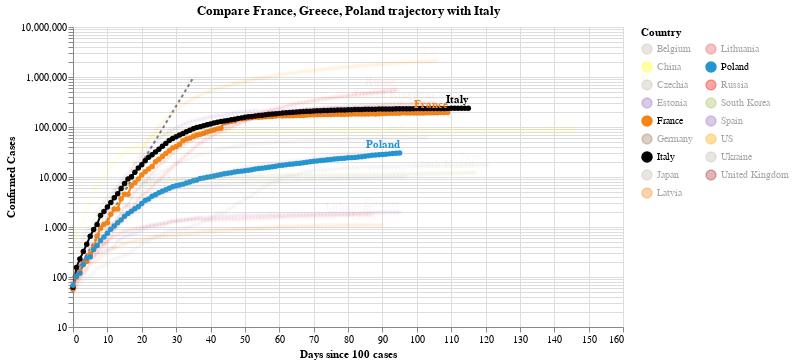

Notebook cell for this chart:
### Code cell
#hide_input
chart2 = make_since_chart(dff2, ['France', 'Greece', 'Poland'], baseline_countries)
chart2

### Figure 1 — Vega-Lite specification as saved in the notebook (floating-point values rounded to 4 significant figures; data arrays with more than 128 entries replaced by an {"elided": "..."} marker saying what was removed)
{"config": {"view": {"continuousWidth": 400, "continuousHeight": 300}}, "layer": [{"data": {"name": "data-628230001892d6798b50651be41d1b3e"}, "mark": {"type": "line", "color": "black", "opacity": 0.5, "strokeDash": [3, 3]}, "encoding": {"x": {"type": "quantitative", "field": "Days since 100 cases"}, "y": {"type": "quantitative", "field": "Confirmed Cases"}}}, {"data": {"name": "data-dfe93763bc710deb71c23627bb362ad5"}, "mark": {"type": "line", "point": true}, "encoding": {"color": {"type": "nominal", "field": "Country", "legend": {"columns": 2}, "scale": {"domain": ["Belgium", "China", "Czechia", "Estonia", "France", "Germany", "Italy", "Japan", "Latvia", "Lithuania", "Poland", "Russia", "South Korea", "Spain", "US", "Ukraine", "United Kingdom"], "range": ["#C1B7AD", "yellow", "#C1B7AD", "#9467bd", "#F58518", "#9D755D", "black", "#C1B7AD", "#F58518", "#E45756", "#2495D3", "red", "#A1BA59", "#9467bd", "orange", "#C1B7AD", "brown"]}}, "opacity": {"condition": {"value": 1, "selection": "selector005"}, "value": 0.05}, "tooltip": [{"type": "nominal", "field": "Country"}, {"type": "temporal", "field": "Date"}, {"type": "quantitative", "field": "Confirmed Cases"}, {"type": "quantitative", "field": "Days since 100 cases"}], "x": {"type": "quantitative", "field": "Days since 100 cases"}, "y": {"type": "quantitative", "field": "Confirmed Cases", "scale": {"type": "log"}}}, "selection": {"selector005": {"type": "multi", "fields": ["Country"], "bind": "legend", "init": [{"Country": "France"}, {"Country": "Greece"}, {"Country": "Poland"}, {"Country": "Italy"}]}}, "width": 550}, {"data": {"name": "data-dfe93763bc710deb71c23627bb362ad5"}, "mark": {"type": "text", "align": "right", "dy": -8, "fontWeight": "bold"}, "encoding": {"color": {"type": "nominal", "field": "Country", "legend": {"columns": 2}, "scale": {"domain": ["Belgium", "China", "Czechia", "Estonia", "France", "Germany", "Italy", "Japan", "Latvia", "Lithuania", "Poland", "Russia", "South Korea", "Spain", "US", "Ukraine", "United Kingdom"], "range": ["#C1B7AD", "yellow", "#C1B7AD", "#9467bd", "#F58518", "#9D755D", "black", "#C1B7AD", "#F58518", "#E45756", "#2495D3", "red", "#A1BA59", "#9467bd", "orange", "#C1B7AD", "brown"]}}, "opacity": {"condition": {"value": 1, "selection": "selector005"}, "value": 0.05}, "text": {"type": "nominal", "field": "Country"}, "tooltip": [{"type": "nominal", "field": "Country"}, {"type": "temporal", "field": "Date"}, {"type": "quantitative", "field": "Confirmed Cases"}, {"type": "quantitative", "field": "Days since 100 cases"}], "x": {"type": "quantitative", "field": "Days since 100 cases"}, "y": {"type": "quantitative", "field": "Confirmed Cases", "scale": {"type": "log"}}}, "transform": [{"filter": "(datum['Date'] >= 1592265600000)"}], "width": 550}], "title": "Compare France, Greece, Poland trajectory with Italy", "$schema": "https://vega.github.io/schema/vega-lite/v4.0.2.json", "datasets": {"data-628230001892d6798b50651be41d1b3e": [{"Days since 100 cases": 0, "Confirmed Cases": 100.0}, {"Days since 100 cases": 1, "Confirmed Cases": 130.0}, {"Days since 100 cases": 2, "Confirmed Cases": 169.0}, {"Days since 100 cases": 3, "Confirmed Cases": 219.7}, {"Days since 100 cases": 4, "Confirmed Cases": 285.6}, {"Days since 100 cases": 5, "Confirmed Cases": 371.3}, {"Days since 100 cases": 6, "Confirmed Cases": 482.7}, {"Days since 100 cases": 7, "Confirmed Cases": 627.5}, {"Days since 100 cases": 8, "Confirmed Cases": 815.7}, {"Days since 100 cases": 9, "Confirmed Cases": 1060.0}, {"Days since 100 cases": 10, "Confirmed Cases": 1379.0}, {"Days since 100 cases": 11, "Confirmed Cases": 1792.0}, {"Days since 100 cases": 12, "Confirmed Cases": 2330.0}, {"Days since 100 cases": 13, "Confirmed Cases": 3029.0}, {"Days since 100 cases": 14, "Confirmed Cases": 3937.0}, {"Days since 100 cases": 15, "Confirmed Cases": 5119.0}, {"Days since 100 cases": 16, "Confirmed Cases": 6654.0}, {"Days since 100 cases": 17, "Confirmed Cases": 8650.0}, {"Days since 100 cases": 18, "Confirmed Cases": 11250.0}, {"Days since 100 cases": 19, "Confirmed Cases": 14620.0}, {"Days since 100 cases": 20, "Confirmed Cases": 19000.0}, {"Days since 100 cases": 21, "Confirmed Cases": 24710.0}, {"Days since 100 cases": 22, "Confirmed Cases": 32120.0}, {"Days since 100 cases": 23, "Confirmed Cases": 41750.0}, {"Days since 100 cases": 24, "Confirmed Cases": 54280.0}, {"Days since 100 cases": 25, "Confirmed Cases": 70560.0}, {"Days since 100 cases": 26, "Confirmed Cases": 91730.0}, {"Days since 100 cases": 27, "Confirmed Cases": 119300.0}, {"Days since 100 cases": 28, "Confirmed Cases": 155000.0}, {"Days since 100 cases": 29, "Confirmed Cases": 201500.0}, {"Days since 100 cases": 30, "Confirmed Cases": 262000.0}, {"Days since 100 cases": 31, "Confirmed Cases": 340600.0}, {"Days since 100 cases": 32, "Confirmed Cases": 442800.0}, {"Days since 100 cases": 33, "Confirmed Cases": 575600.0}, {"Days since 100 cases": 34, "Confirmed Cases": 748300.0}, {"Days since 100 cases": 35, "Confirmed Cases": 972800.0}], "data-dfe93763bc710deb71c23627bb362ad5": {"elided": "1798 records"}}}
